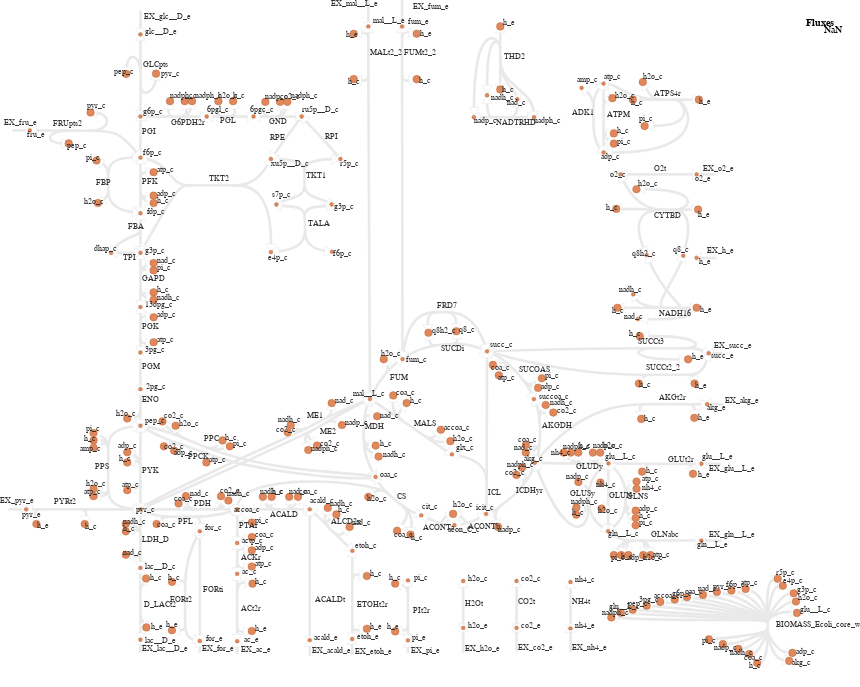

Express this chart as Vega-Lite.
### Vega specification from a JSON file in a GitHub repository (floating-point values rounded to 4 significant figures; data arrays with more than 128 entries replaced by an {"elided": "..."} marker saying what was removed)
{"$schema": "https://vega.github.io/schema/vega/v5.json", "width": 860, "height": 687.7, "padding": 0, "autosize": "none", "signals": [{"name": "mapMaxX", "value": 800}, {"name": "mapMaxY", "value": 667.7}, {"name": "legendWidth", "value": 40}, {"name": "legendPadding", "value": 20}, {"name": "signalHeight", "value": 20}, {"name": "signalPadding", "value": 0}, {"name": "metaboliteStrokeWidthData", "value": 0.2931}, {"name": "reactionStrokeWidthData", "value": 2.638}, {"name": "arrowHeadStrokeWidthData", "value": 0.1466}, {"name": "metaboliteFill", "value": "#e0885c"}, {"name": "metaboliteStroke", "value": "#a34610"}, {"name": "metaboliteLightFill", "value": "#F0C4AE"}, {"name": "metaboliteLightStroke", "value": "#D1A388"}, {"name": "labelColor", "value": "#333333"}, {"name": "reverseArrowHeadStrokeColor", "value": "#E9E9E9"}, {"name": "reverseArrowHeadFillColor", "value": "#ffffff"}, {"name": "hiddenColor", "value": "#E9E9E9"}, {"name": "Metabolite_labels", "value": true, "bind": {"input": "checkbox"}}, {"name": "Reaction_labels", "value": true, "bind": {"input": "checkbox"}}, {"name": "mapMaxWidth", "update": "width - legendWidth - legendPadding"}, {"name": "mapMaxHeight", "update": "height - signalHeight - signalPadding"}, {"name": "mapSize", "update": "mapMaxX / mapMaxWidth >  mapMaxY / mapMaxHeight ? [mapMaxWidth, mapMaxWidth / mapMaxX * mapMaxY] : [mapMaxHeight / mapMaxY * mapMaxX, mapMaxHeight]"}, {"name": "mapWidth", "update": "mapSize[0]"}, {"name": "mapHeight", "update": "mapSize[1]"}, {"name": "mapX", "update": "(mapMaxWidth - mapWidth)/2"}, {"name": "mapY", "update": "(mapMaxHeight - mapHeight)/2"}, {"name": "xrange", "update": "[mapX, mapWidth + mapX]"}, {"name": "yrange", "update": "[mapY, mapHeight + mapY]"}, {"name": "down", "value": null, "on": [{"events": "touchend", "update": "null"}, {"events": "mousedown, touchstart", "update": "xy()"}]}, {"name": "xcur", "value": null, "on": [{"events": "mousedown, touchstart, touchend", "update": "slice(xdom)"}]}, {"name": "ycur", "value": null, "on": [{"events": "mousedown, touchstart, touchend", "update": "slice(ydom)"}]}, {"name": "delta", "value": [0, 0], "on": [{"events": [{"source": "window", "type": "mousemove", "consume": true, "between": [{"type": "mousedown"}, {"source": "window", "type": "mouseup"}]}, {"type": "touchmove", "consume": true, "filter": "event.touches.length === 1"}], "update": "down ? [down[0]-x(), down[1]-y()] : [0,0]"}]}, {"name": "anchor", "value": [0, 0], "on": [{"events": "wheel", "update": "[invert('positionXScale', x()), invert('positionYScale', y())]"}, {"events": {"type": "touchstart", "filter": "event.touches.length===2"}, "update": "[(xdom[0] + xdom[1]) / 2, (ydom[0] + ydom[1]) / 2]"}]}, {"name": "zoom", "value": 1, "on": [{"events": "wheel!", "force": true, "update": "pow(1.001, event.deltaY * pow(16, event.deltaMode))"}, {"events": {"signal": "dist2"}, "force": true, "update": "dist1 / dist2"}]}, {"name": "dist1", "value": 0, "on": [{"events": {"type": "touchstart", "filter": "event.touches.length===2"}, "update": "pinchDistance(event)"}, {"events": {"signal": "dist2"}, "update": "dist2"}]}, {"name": "dist2", "value": 0, "on": [{"events": {"type": "touchmove", "consume": true, "filter": "event.touches.length===2"}, "update": "pinchDistance(event)"}]}, {"name": "xdom", "update": "slice([0, mapMaxX])", "on": [{"events": {"signal": "delta"}, "update": "[xcur[0] + span(xcur) * delta[0] / mapWidth, xcur[1] + span(xcur) * delta[0] / mapWidth]"}, {"events": {"signal": "zoom"}, "update": "[anchor[0] + (xdom[0] - anchor[0]) * zoom, anchor[0] + (xdom[1] - anchor[0]) * zoom]"}]}, {"name": "ydom", "update": "slice([0, mapMaxY])", "on": [{"events": {"signal": "delta"}, "update": "[ycur[0] + span(ycur) * delta[1] / mapHeight, ycur[1] + span(ycur) * delta[1] / mapHeight]"}, {"events": {"signal": "zoom"}, "update": "[anchor[1] + (ydom[0] - anchor[1]) * zoom, anchor[1] + (ydom[1] - anchor[1]) * zoom]"}]}, {"name": "currentZoom", "update": "(xrange[1] - xrange[0]) / (xdom[1] - xdom[0])"}, {"name": "hover", "value": null, "on": [{"events": "*:mouseover", "update": "item().datum"}, {"events": "*:mouseout", "update": "null"}]}], "data": [{"name": "metabolites", "values": {"elided": "244 records"}}, {"name": "reactionSegmentCoordinates", "values": {"elided": "483 records"}}, {"name": "reactionArrowHeadCoordinates", "values": {"elided": "360 records"}}, {"name": "reactionLabels", "values": [{"id": "1577514", "biggId": "FORt2", "x": 169.9, "y": 601.5, "reactionIds": [], "metaboliteIds": ["1576833", "1576811", "1576590", "1576666"], "relatedMetaboliteIds": []}, {"id": "1577518", "biggId": "FORti", "x": 202.7, "y": 592.0, "reactionIds": [], "metaboliteIds": ["1576590", "1576666"], "relatedMetaboliteIds": []}, {"id": "1576747", "biggId": "LDH_D", "x": 141.9, "y": 541.6, "reactionIds": [], "metaboliteIds": ["1576634", "1576511", "1576633", "1576584", "1576635"], "relatedMetaboliteIds": []}, {"id": "1576746", "biggId": "ATPM", "x": 607.4, "y": 116.7, "reactionIds": [], "metaboliteIds": ["1576534", "1576631", "1576632", "1576630", "1576536"], "relatedMetaboliteIds": []}, {"id": "1576745", "biggId": "GLUN", "x": 609.3, "y": 497.8, "reactionIds": [], "metaboliteIds": ["1576629", "1576554", "1576578", "1576628"], "relatedMetaboliteIds": []}, {"id": "1576744", "biggId": "EX_ac_e", "x": 241.2, "y": 651.8, "reactionIds": [], "metaboliteIds": ["1576627"], "relatedMetaboliteIds": []}, {"id": "1576743", "biggId": "G6PDH2r", "x": 170.7, "y": 124.6, "reactionIds": [], "metaboliteIds": ["1576626", "1576625", "1576623", "1576524", "1576624"], "relatedMetaboliteIds": []}, {"id": "1576742", "biggId": "ME1", "x": 306.6, "y": 417.9, "reactionIds": [], "metaboliteIds": ["1576504", "1576620", "1576622", "1576511", "1576621"], "relatedMetaboliteIds": []}, {"id": "1576741", "biggId": "GLNabc", "x": 650.5, "y": 536.9, "reactionIds": [], "metaboliteIds": ["1576578", "1576619", "1576618", "1576617", "1576537", "1576615", "1576616"], "relatedMetaboliteIds": []}, {"id": "1577547", "biggId": "BIOMASS_Ecoli_core_w_GAM", "x": 776.2, "y": 626.8, "reactionIds": [], "metaboliteIds": ["1577084", "1577088", "1577097", "1577092", "1577080", "1577081", "1577087", "1577094", "1577082", "1577091", "1577079", "1577083", "1577077", "1577073", "1577086", "1577093", "1577095", "1577090", "1577078", "1577089", "1577096", "1577085", "1577098"], "relatedMetaboliteIds": []}, {"id": "1576749", "biggId": "H2Ot", "x": 464.7, "y": 605.9, "reactionIds": [], "metaboliteIds": ["1576640", "1576639"], "relatedMetaboliteIds": []}, {"id": "1576748", "biggId": "MDH", "x": 365.0, "y": 428.6, "reactionIds": [], "metaboliteIds": ["1576638", "1576504", "1576521", "1576637", "1576636"], "relatedMetaboliteIds": []}, {"id": "1577545", "biggId": "SUCDi", "x": 441.5, "y": 350.7, "reactionIds": [], "metaboliteIds": ["1576814", "1576533", "1576503", "1576830"], "relatedMetaboliteIds": []}, {"id": "1577540", "biggId": "NADH16", "x": 658.5, "y": 315.8, "reactionIds": [], "metaboliteIds": ["1576539", "1576809", "1576808", "1576827", "1576820", "1576542"], "relatedMetaboliteIds": []}, {"id": "1577507", "biggId": "ALCD2x", "x": 331.2, "y": 524.3, "reactionIds": [], "metaboliteIds": ["1576822", "1576829", "1576817", "1576813", "1576824"], "relatedMetaboliteIds": []}, {"id": "1576754", "biggId": "PPS", "x": 94.55, "y": 469.0, "reactionIds": [], "metaboliteIds": ["1576646", "1576517", "1576645", "1576644", "1576511", "1576643", "1576642"], "relatedMetaboliteIds": []}, {"id": "1576755", "biggId": "EX_glc__D_e", "x": 144.5, "y": 18.83, "reactionIds": [], "metaboliteIds": ["1576647"], "relatedMetaboliteIds": []}, {"id": "1576756", "biggId": "ETOHt2r", "x": 356.7, "y": 607.0, "reactionIds": [], "metaboliteIds": ["1576650", "1576648", "1576649", "1576829"], "relatedMetaboliteIds": []}, {"id": "1576757", "biggId": "PGM", "x": 141.9, "y": 368.6, "reactionIds": [], "metaboliteIds": ["1576486", "1576522"], "relatedMetaboliteIds": []}, {"id": "1576750", "biggId": "EX_h2o_e", "x": 464.7, "y": 651.3, "reactionIds": [], "metaboliteIds": ["1576639"], "relatedMetaboliteIds": []}, {"id": "1576751", "biggId": "TKT1", "x": 306.1, "y": 178.1, "reactionIds": [], "metaboliteIds": ["1576605", "1576546", "1576558", "1576545"], "relatedMetaboliteIds": []}, {"id": "1576752", "biggId": "CO2t", "x": 518.0, "y": 604.4, "reactionIds": [], "metaboliteIds": ["1576641", "1576544"], "relatedMetaboliteIds": []}, {"id": "1576753", "biggId": "EX_akg_e", "x": 724.8, "y": 402.8, "reactionIds": [], "metaboliteIds": ["1576598"], "relatedMetaboliteIds": []}, {"id": "1576758", "biggId": "EX_etoh_e", "x": 355.1, "y": 654.3, "reactionIds": [], "metaboliteIds": ["1576649"], "relatedMetaboliteIds": []}, {"id": "1576759", "biggId": "ACKr", "x": 240.5, "y": 560.4, "reactionIds": [], "metaboliteIds": ["1576651", "1576613", "1576653", "1576652"], "relatedMetaboliteIds": []}, {"id": "1576710", "biggId": "EX_co2_e", "x": 518.0, "y": 649.9, "reactionIds": [], "metaboliteIds": ["1576544"], "relatedMetaboliteIds": []}, {"id": "1576760", "biggId": "EX_nh4_e", "x": 572.2, "y": 650.5, "reactionIds": [], "metaboliteIds": ["1576526"], "relatedMetaboliteIds": []}, {"id": "1576763", "biggId": "FUMt2_2", "x": 403.8, "y": 55.09, "reactionIds": [], "metaboliteIds": ["1576503", "1576657", "1576659", "1576658"], "relatedMetaboliteIds": []}, {"id": "1576762", "biggId": "EX_pi_e", "x": 411.3, "y": 653.1, "reactionIds": [], "metaboliteIds": ["1576594"], "relatedMetaboliteIds": []}, {"id": "1576765", "biggId": "GLCpts", "x": 143.3, "y": 67.28, "reactionIds": [], "metaboliteIds": ["1576524", "1576663", "1576647", "1576662"], "relatedMetaboliteIds": []}, {"id": "1576764", "biggId": "ACt2r", "x": 241.0, "y": 611.0, "reactionIds": [], "metaboliteIds": ["1576660", "1576652", "1576627", "1576661"], "relatedMetaboliteIds": []}, {"id": "1576766", "biggId": "SUCCt3", "x": 638.2, "y": 344.4, "reactionIds": [], "metaboliteIds": ["1576531", "1576665", "1576664", "1576533"], "relatedMetaboliteIds": []}, {"id": "1576769", "biggId": "GAPD", "x": 141.9, "y": 280.7, "reactionIds": [], "metaboliteIds": ["1576669", "1576671", "1576670", "1576487", "1576575", "1576672"], "relatedMetaboliteIds": []}, {"id": "1576768", "biggId": "PGL", "x": 220.2, "y": 123.4, "reactionIds": [], "metaboliteIds": ["1576668", "1576490", "1576667", "1576626"], "relatedMetaboliteIds": []}, {"id": "1576699", "biggId": "PDH", "x": 193.6, "y": 505.8, "reactionIds": [], "metaboliteIds": ["1576510", "1576512", "1576513", "1576514", "1576511", "1576515"], "relatedMetaboliteIds": []}, {"id": "1576698", "biggId": "ICDHyr", "x": 515.8, "y": 493.3, "reactionIds": [], "metaboliteIds": ["1576507", "1576506", "1576505", "1576508", "1576509"], "relatedMetaboliteIds": []}, {"id": "1576695", "biggId": "O2t", "x": 653.8, "y": 170.8, "reactionIds": [], "metaboliteIds": ["1576495", "1576494"], "relatedMetaboliteIds": []}, {"id": "1576694", "biggId": "GND", "x": 268.8, "y": 123.7, "reactionIds": [], "metaboliteIds": ["1576492", "1576490", "1576491", "1576489", "1576493"], "relatedMetaboliteIds": []}, {"id": "1576697", "biggId": "FUM", "x": 390.2, "y": 380.5, "reactionIds": [], "metaboliteIds": ["1576503", "1576504", "1576502"], "relatedMetaboliteIds": []}, {"id": "1576696", "biggId": "THD2", "x": 503.6, "y": 59.04, "reactionIds": [], "metaboliteIds": ["1576500", "1576499", "1576497", "1576501", "1576496", "1576498"], "relatedMetaboliteIds": []}, {"id": "1576693", "biggId": "PGK", "x": 141.9, "y": 329.0, "reactionIds": [], "metaboliteIds": ["1576487", "1576486", "1576488", "1576485"], "relatedMetaboliteIds": []}, {"id": "1576776", "biggId": "ME2", "x": 320.2, "y": 434.2, "reactionIds": [], "metaboliteIds": ["1576691", "1576504", "1576690", "1576692", "1576511"], "relatedMetaboliteIds": []}, {"id": "1576777", "biggId": "EX_for_e", "x": 202.2, "y": 651.3, "reactionIds": [], "metaboliteIds": ["1576666"], "relatedMetaboliteIds": []}, {"id": "1576774", "biggId": "CS", "x": 397.4, "y": 499.2, "reactionIds": [], "metaboliteIds": ["1576685", "1576521", "1576684", "1576514", "1576686", "1576687"], "relatedMetaboliteIds": []}, {"id": "1576775", "biggId": "PYRt2", "x": 53.62, "y": 503.9, "reactionIds": [], "metaboliteIds": ["1576511", "1576688", "1576689", "1576557"], "relatedMetaboliteIds": []}, {"id": "1576772", "biggId": "GLUDy", "x": 575.9, "y": 469.3, "reactionIds": [], "metaboliteIds": ["1576679", "1576677", "1576675", "1576509", "1576554", "1576678", "1576676"], "relatedMetaboliteIds": []}, {"id": "1576773", "biggId": "ATPS4r", "x": 654.0, "y": 95.6, "reactionIds": [], "metaboliteIds": ["1576534", "1576682", "1576683", "1576536", "1576680", "1576681"], "relatedMetaboliteIds": []}, {"id": "1576770", "biggId": "EX_fum_e", "x": 413.1, "y": 8.767, "reactionIds": [], "metaboliteIds": ["1576657"], "relatedMetaboliteIds": []}, {"id": "1576771", "biggId": "SUCCt2_2", "x": 645.7, "y": 370.5, "reactionIds": [], "metaboliteIds": ["1576674", "1576531", "1576533", "1576673"], "relatedMetaboliteIds": []}, {"id": "1576708", "biggId": "EX_gln__L_e", "x": 708.9, "y": 536.7, "reactionIds": [], "metaboliteIds": ["1576537"], "relatedMetaboliteIds": []}, {"id": "1576703", "biggId": "NH4t", "x": 571.9, "y": 603.6, "reactionIds": [], "metaboliteIds": ["1576526", "1576527"], "relatedMetaboliteIds": []}, {"id": "1576702", "biggId": "PGI", "x": 141.9, "y": 134.1, "reactionIds": [], "metaboliteIds": ["1576524", "1576525"], "relatedMetaboliteIds": []}, {"id": "1576701", "biggId": "ENO", "x": 141.9, "y": 402.3, "reactionIds": [], "metaboliteIds": ["1576523", "1576517", "1576522"], "relatedMetaboliteIds": []}, {"id": "1576700", "biggId": "PPC", "x": 204.2, "y": 441.1, "reactionIds": [], "metaboliteIds": ["1576518", "1576521", "1576516", "1576517", "1576520", "1576519"], "relatedMetaboliteIds": []}, {"id": "1576707", "biggId": "ADK1", "x": 571.7, "y": 114.6, "reactionIds": [], "metaboliteIds": ["1576535", "1576536", "1576534"], "relatedMetaboliteIds": []}, {"id": "1576706", "biggId": "ICL", "x": 488.1, "y": 495.0, "reactionIds": [], "metaboliteIds": ["1576532", "1576505", "1576533"], "relatedMetaboliteIds": []}, {"id": "1576705", "biggId": "EX_succ_e", "x": 714.1, "y": 348.2, "reactionIds": [], "metaboliteIds": ["1576531"], "relatedMetaboliteIds": []}, {"id": "1576704", "biggId": "FBP", "x": 95.94, "y": 185.2, "reactionIds": [], "metaboliteIds": ["1576525", "1576530", "1576528", "1576529"], "relatedMetaboliteIds": []}, {"id": "1577548", "biggId": "ACONTa", "x": 423.0, "y": 530.4, "reactionIds": [], "metaboliteIds": ["1576685", "1577103", "1577102"], "relatedMetaboliteIds": []}, {"id": "1577549", "biggId": "ACONTb", "x": 468.3, "y": 529.3, "reactionIds": [], "metaboliteIds": ["1577102", "1576505", "1577103"], "relatedMetaboliteIds": []}, {"id": "1577546", "biggId": "D_LACt2", "x": 143.9, "y": 606.7, "reactionIds": [], "metaboliteIds": ["1576556", "1576584", "1577072", "1577071"], "relatedMetaboliteIds": []}, {"id": "1576711", "biggId": "TALA", "x": 307.9, "y": 225.5, "reactionIds": [], "metaboliteIds": ["1576548", "1576547", "1576546", "1576545"], "relatedMetaboliteIds": []}, {"id": "1576712", "biggId": "PYK", "x": 141.9, "y": 472.7, "reactionIds": [], "metaboliteIds": ["1576551", "1576517", "1576550", "1576511", "1576549"], "relatedMetaboliteIds": []}, {"id": "1576713", "biggId": "GLUt2r", "x": 668.1, "y": 462.4, "reactionIds": [], "metaboliteIds": ["1576555", "1576554", "1576552", "1576553"], "relatedMetaboliteIds": []}, {"id": "1576714", "biggId": "EX_lac__D_e", "x": 141.9, "y": 651.5, "reactionIds": [], "metaboliteIds": ["1576556"], "relatedMetaboliteIds": []}, {"id": "1576715", "biggId": "EX_pyr_e", "x": 0.0, "y": 503.4, "reactionIds": [], "metaboliteIds": ["1576557"], "relatedMetaboliteIds": []}, {"id": "1576716", "biggId": "RPE", "x": 269.8, "y": 139.6, "reactionIds": [], "metaboliteIds": ["1576493", "1576558"], "relatedMetaboliteIds": []}, {"id": "1576717", "biggId": "EX_h_e", "x": 707.0, "y": 252.9, "reactionIds": [], "metaboliteIds": ["1576559"], "relatedMetaboliteIds": []}, {"id": "1576761", "biggId": "GLUSy", "x": 569.8, "y": 495.6, "reactionIds": [], "metaboliteIds": ["1576578", "1576654", "1576509", "1576655", "1576554", "1576656"], "relatedMetaboliteIds": []}, {"id": "1577490", "biggId": "ACALD", "x": 270.0, "y": 517.2, "reactionIds": [], "metaboliteIds": ["1576812", "1576817", "1576514", "1576828", "1576825", "1576832"], "relatedMetaboliteIds": []}, {"id": "1577497", "biggId": "ACALDt", "x": 315.4, "y": 602.3, "reactionIds": [], "metaboliteIds": ["1576815", "1576817"], "relatedMetaboliteIds": []}, {"id": "1577498", "biggId": "EX_acald_e", "x": 312.3, "y": 652.6, "reactionIds": [], "metaboliteIds": ["1576815"], "relatedMetaboliteIds": []}, {"id": "1576724", "biggId": "GLNS", "x": 627.4, "y": 499.1, "reactionIds": [], "metaboliteIds": ["1576578", "1576579", "1576581", "1576577", "1576580", "1576554", "1576576"], "relatedMetaboliteIds": []}, {"id": "1576727", "biggId": "AKGDH", "x": 541.7, "y": 428.3, "reactionIds": [], "metaboliteIds": ["1576586", "1576509", "1576570", "1576585", "1576588", "1576587"], "relatedMetaboliteIds": []}, {"id": "1576726", "biggId": "NADTRHD", "x": 495.6, "y": 124.5, "reactionIds": [], "metaboliteIds": ["1576501", "1576496", "1576497", "1576500"], "relatedMetaboliteIds": []}, {"id": "1576721", "biggId": "PFK", "x": 141.9, "y": 183.9, "reactionIds": [], "metaboliteIds": ["1576572", "1576525", "1576529", "1576574", "1576573"], "relatedMetaboliteIds": []}, {"id": "1576720", "biggId": "SUCOAS", "x": 519.5, "y": 372.3, "reactionIds": [], "metaboliteIds": ["1576533", "1576567", "1576569", "1576568", "1576571", "1576570"], "relatedMetaboliteIds": []}, {"id": "1576723", "biggId": "TKT2", "x": 208.7, "y": 180.7, "reactionIds": [], "metaboliteIds": ["1576547", "1576575", "1576525", "1576558"], "relatedMetaboliteIds": []}, {"id": "1576722", "biggId": "EX_glu__L_e", "x": 709.3, "y": 470.6, "reactionIds": [], "metaboliteIds": ["1576552"], "relatedMetaboliteIds": []}, {"id": "1576729", "biggId": "EX_o2_e", "x": 703.2, "y": 170.6, "reactionIds": [], "metaboliteIds": ["1576494"], "relatedMetaboliteIds": []}, {"id": "1576728", "biggId": "PFL", "x": 177.8, "y": 524.3, "reactionIds": [], "metaboliteIds": ["1576511", "1576590", "1576514", "1576589"], "relatedMetaboliteIds": []}, {"id": "1577532", "biggId": "MALt2_2", "x": 370.3, "y": 54.87, "reactionIds": [], "metaboliteIds": ["1576810", "1576831", "1576816", "1576504"], "relatedMetaboliteIds": []}, {"id": "1577537", "biggId": "EX_mal__L_e", "x": 331.2, "y": 6.442, "reactionIds": [], "metaboliteIds": ["1576816"], "relatedMetaboliteIds": []}, {"id": "1576732", "biggId": "AKGt2r", "x": 659.2, "y": 399.7, "reactionIds": [], "metaboliteIds": ["1576509", "1576599", "1576600", "1576598"], "relatedMetaboliteIds": []}, {"id": "1576733", "biggId": "FBA", "x": 128.0, "y": 228.8, "reactionIds": [], "metaboliteIds": ["1576601", "1576529", "1576575"], "relatedMetaboliteIds": []}, {"id": "1576730", "biggId": "PPCK", "x": 187.7, "y": 458.8, "reactionIds": [], "metaboliteIds": ["1576593", "1576521", "1576517", "1576592", "1576591"], "relatedMetaboliteIds": []}, {"id": "1576731", "biggId": "PIt2r", "x": 413.3, "y": 612.6, "reactionIds": [], "metaboliteIds": ["1576597", "1576596", "1576594", "1576595"], "relatedMetaboliteIds": []}, {"id": "1576736", "biggId": "RPI", "x": 325.1, "y": 138.5, "reactionIds": [], "metaboliteIds": ["1576605", "1576493"], "relatedMetaboliteIds": []}, {"id": "1576737", "biggId": "MALS", "x": 413.9, "y": 426.2, "reactionIds": [], "metaboliteIds": ["1576504", "1576532", "1576609", "1576608", "1576607", "1576606"], "relatedMetaboliteIds": []}, {"id": "1576734", "biggId": "TPI", "x": 123.1, "y": 260.2, "reactionIds": [], "metaboliteIds": ["1576601", "1576575"], "relatedMetaboliteIds": []}, {"id": "1576735", "biggId": "CYTBD", "x": 654.2, "y": 217.6, "reactionIds": [], "metaboliteIds": ["1576539", "1576604", "1576602", "1576603", "1576495", "1576542"], "relatedMetaboliteIds": []}, {"id": "1576739", "biggId": "PTAr", "x": 238.6, "y": 528.4, "reactionIds": [], "metaboliteIds": ["1576612", "1576614", "1576613", "1576514"], "relatedMetaboliteIds": []}, {"id": "1577529", "biggId": "EX_fru_e", "x": 4.19, "y": 124.8, "reactionIds": [], "metaboliteIds": ["1576826"], "relatedMetaboliteIds": []}, {"id": "1577520", "biggId": "FRD7", "x": 437.1, "y": 308.2, "reactionIds": [], "metaboliteIds": ["1576814", "1576533", "1576503", "1576830"], "relatedMetaboliteIds": []}, {"id": "1577524", "biggId": "FRUpts2", "x": 52.71, "y": 125.7, "reactionIds": [], "metaboliteIds": ["1576821", "1576525", "1576819", "1576826"], "relatedMetaboliteIds": []}]}, {"sedmlUri": ["simulation.sedml", "reaction_fluxes"], "name": "reactionFluxes"}, {"name": "metabolitesScaled", "source": "metabolites", "transform": [{"type": "formula", "expr": "datum.biggId + ': ' + datum.name", "as": "idName"}, {"type": "formula", "expr": "scale('positionXScale', datum.x)", "as": "xScaled"}, {"type": "formula", "expr": "scale('positionYScale', datum.y)", "as": "yScaled"}, {"type": "formula", "expr": "datum.size * currentZoom", "as": "sizeScaled"}, {"type": "formula", "expr": "metaboliteStrokeWidthData * currentZoom", "as": "strokeWidthScaled"}, {"type": "formula", "expr": "hover ? (hover.id == datum.id ? metaboliteFill : (indexof(hover.metaboliteIds, datum.id) >= 0 ? metaboliteFill : (indexof(hover.relatedMetaboliteIds, datum.id) >= 0 ? metaboliteLightFill : hiddenColor))) : metaboliteFill", "as": "fill"}, {"type": "formula", "expr": "hover ? (hover.id == datum.id ? metaboliteStroke : (indexof(hover.metaboliteIds, datum.id) >= 0 ? metaboliteStroke : (indexof(hover.relatedMetaboliteIds, datum.id) >= 0 ? metaboliteLightStroke : hiddenColor))) : metaboliteStroke", "as": "stroke"}]}, {"name": "metaboliteLabelsVisibleScaled", "source": "metabolites", "transform": [{"type": "filter", "expr": "Metabolite_labels"}, {"type": "formula", "expr": "scale('positionXScale', datum.labelX)", "as": "labelXScaled"}, {"type": "formula", "expr": "scale('positionYScale', datum.labelY)", "as": "labelYScaled"}, {"type": "formula", "expr": "8 * currentZoom", "as": "fontSizeScaled"}, {"type": "formula", "expr": "hover ? (hover.id == datum.id ? labelColor : (indexof(hover.metaboliteIds, datum.id) >= 0 ? labelColor : (indexof(hover.relatedMetaboliteIds, datum.id) >= 0 ? labelColor : hiddenColor))) : labelColor", "as": "fill"}]}, {"name": "reactionAbsFluxes", "source": "reactionFluxes", "transform": [{"type": "formula", "expr": "datum.values[0]", "as": "flux"}, {"type": "formula", "expr": "abs(datum.flux)", "as": "absFlux"}]}, {"name": "reactionSegmentPathsAndFluxesScaled", "source": "reactionSegmentCoordinates", "transform": [{"type": "lookup", "from": "reactionAbsFluxes", "key": "label", "fields": ["biggId"], "values": ["flux", "absFlux"], "as": ["flux", "absFlux"]}, {"type": "formula", "expr": "datum.biggId + ': ' + datum.name + ' (' + (datum.flux == 0 ? '0' : format(datum.flux / floor(log(datum.absFlux)/LN10), '.3') + ' x 10^' + toString(floor(log(datum.absFlux)/LN10))) + ')'", "as": "idNameFlux"}, {"type": "formula", "expr": "[datum.id]", "as": "reactionIds"}, {"type": "formula", "expr": "scale('positionXScale', datum.x0)", "as": "x0Scaled"}, {"type": "formula", "expr": "scale('positionYScale', datum.y0)", "as": "y0Scaled"}, {"type": "formula", "expr": "scale('positionXScale', datum.x1)", "as": "x1Scaled"}, {"type": "formula", "expr": "scale('positionYScale', datum.y1)", "as": "y1Scaled"}, {"type": "formula", "expr": "scale('positionXScale', datum.x2)", "as": "x2Scaled"}, {"type": "formula", "expr": "scale('positionYScale', datum.y2)", "as": "y2Scaled"}, {"type": "formula", "expr": "scale('positionXScale', datum.x3)", "as": "x3Scaled"}, {"type": "formula", "expr": "scale('positionYScale', datum.y3)", "as": "y3Scaled"}, {"type": "formula", "expr": "datum.type === 'line' ? ('M' + toString(datum.x0Scaled) + ',' + toString(datum.y0Scaled) + 'L' + toString(datum.x1Scaled) + ',' + toString(datum.y1Scaled)) : ('M' + toString(datum.x0Scaled) + ',' + toString(datum.y0Scaled) + 'C' + toString(datum.x1Scaled) + ',' + toString(datum.y1Scaled) + ' ' + toString(datum.x2Scaled) + ',' + toString(datum.y2Scaled) + ' ' + toString(datum.x3Scaled) + ',' + toString(datum.y3Scaled))", "as": "path"}, {"type": "formula", "expr": "reactionStrokeWidthData * currentZoom", "as": "strokeWidthScaled"}, {"type": "formula", "expr": "hover ? (hover.biggId == datum.biggId || indexof(hover.reactionIds, datum.id) >= 0 ? (datum.absFlux != null ? scale('reactionFluxColorScale', datum.absFlux) : hiddenColor) : hiddenColor) : (datum.absFlux != null ? scale('reactionFluxColorScale', datum.absFlux) : hiddenColor)", "as": "stroke"}]}, {"name": "reactionArrowHeadsAndFluxesScaled", "source": "reactionArrowHeadCoordinates", "transform": [{"type": "lookup", "from": "reactionAbsFluxes", "key": "biggId", "fields": ["biggId"], "values": ["flux", "absFlux"], "as": ["flux", "absFlux"]}, {"type": "formula", "expr": "datum.biggId + ': ' + datum.name + ' (' + (datum.flux == 0 ? '0' : format(datum.flux / floor(log(datum.absFlux)/LN10), '.3') + ' x 10^' + toString(floor(log(datum.absFlux)/LN10))) + ')'", "as": "idNameFlux"}, {"type": "formula", "expr": "[datum.id]", "as": "reactionIds"}, {"type": "formula", "expr": "scale('positionXScale', datum.x)", "as": "xScaled"}, {"type": "formula", "expr": "scale('positionYScale', datum.y)", "as": "yScaled"}, {"type": "formula", "expr": "100 * currentZoom", "as": "sizeScaled"}, {"type": "formula", "expr": "hover ? (hover.biggId == datum.biggId || indexof(hover.reactionIds, datum.id) >= 0 ? (((datum.start && datum.flux > 0) || (!datum.start && datum.flux < 0)) ? (datum.absFlux != null ? scale('reactionFluxColorScale', datum.absFlux) : hiddenColor) : reverseArrowHeadFillColor) : hiddenColor) : (((datum.start && datum.flux > 0) || (!datum.start && datum.flux < 0)) ? (datum.absFlux != null ? scale('reactionFluxColorScale', datum.absFlux) : hiddenColor) : reverseArrowHeadFillColor)", "as": "fill"}, {"type": "formula", "expr": "hover ? (hover.biggId == datum.biggId || indexof(hover.reactionIds, datum.id) >= 0 ? (((datum.start && datum.flux > 0) || (!datum.start && datum.flux < 0)) ? null : reverseArrowHeadStrokeColor) : reverseArrowHeadStrokeColor) : (((datum.start && datum.flux > 0) || (!datum.start && datum.flux < 0)) ? null : reverseArrowHeadStrokeColor)", "as": "stroke"}, {"type": "formula", "expr": "arrowHeadStrokeWidthData * 4 * currentZoom", "as": "strokeWidthScaled"}]}, {"name": "reactionLabelsVisibleScaled", "source": "reactionLabels", "transform": [{"type": "filter", "expr": "Reaction_labels"}, {"type": "formula", "expr": "scale('positionXScale', datum.x)", "as": "xScaled"}, {"type": "formula", "expr": "scale('positionYScale', datum.y)", "as": "yScaled"}, {"type": "formula", "expr": "8 * currentZoom", "as": "fontSizeScaled"}, {"type": "formula", "expr": "hover ? (hover.biggId == datum.biggId || indexof(hover.reactionIds, datum.id) >= 0 ? labelColor : hiddenColor) : labelColor", "as": "fill"}]}], "scales": [{"name": "positionXScale", "type": "linear", "domain": {"signal": "xdom"}, "range": {"signal": "xrange"}, "zero": false}, {"name": "positionYScale", "type": "linear", "domain": {"signal": "ydom"}, "range": {"signal": "yrange"}, "zero": false}, {"name": "reactionFluxColorScale", "type": "quantize", "domain": {"data": "reactionAbsFluxes", "field": "absFlux"}, "range": {"scheme": "viridis", "count": 100}}], "marks": [{"name": "Reactions", "type": "path", "from": {"data": "reactionSegmentPathsAndFluxesScaled"}, "encode": {"enter": {"tooltip": {"field": "idNameFlux"}}, "update": {"path": {"field": "path"}, "stroke": {"field": "stroke"}, "strokeWidth": {"field": "strokeWidthScaled"}}}}, {"name": "ReactionsArrowHeads", "type": "symbol", "from": {"data": "reactionArrowHeadsAndFluxesScaled"}, "encode": {"enter": {"shape": {"value": "triangle"}, "angle": {"field": "angle"}, "tooltip": {"field": "idNameFlux"}}, "update": {"x": {"field": "xScaled"}, "y": {"field": "yScaled"}, "size": {"field": "sizeScaled"}, "fill": {"field": "fill"}, "stroke": {"field": "stroke"}, "strokeWidth": {"field": "strokeWidthScaled"}}}}, {"name": "Metabolites", "type": "symbol", "from": {"data": "metabolitesScaled"}, "interactive": true, "encode": {"enter": {"shape": {"value": "circle"}, "tooltip": {"field": "idName"}}, "update": {"xc": {"field": "xScaled"}, "yc": {"field": "yScaled"}, "size": {"field": "sizeScaled"}, "fill": {"field": "fill"}, "stroke": {"field": "stroke"}, "strokeWidth": {"field": "strokeWidthScaled"}}}}, {"name": "Metabolites labels", "type": "text", "from": {"data": "metaboliteLabelsVisibleScaled"}, "encode": {"enter": {"text": {"field": "biggId"}, "align": {"value": "left"}}, "update": {"x": {"field": "labelXScaled"}, "y": {"field": "labelYScaled"}, "fontSize": {"field": "fontSizeScaled"}, "fill": {"field": "fill"}}}}, {"name": "Reaction labels", "type": "text", "from": {"data": "reactionLabelsVisibleScaled"}, "encode": {"enter": {"text": {"field": "biggId"}, "align": {"value": "left"}}, "update": {"x": {"field": "xScaled"}, "y": {"field": "yScaled"}, "fontSize": {"field": "fontSizeScaled"}, "fill": {"field": "fill"}}}}], "legends": [{"fill": "reactionFluxColorScale", "type": "gradient", "title": "Fluxes", "titleFontSize": 10, "titlePadding": 2, "titleAlign": "left", "orient": "top-right", "direction": "vertical"}]}
